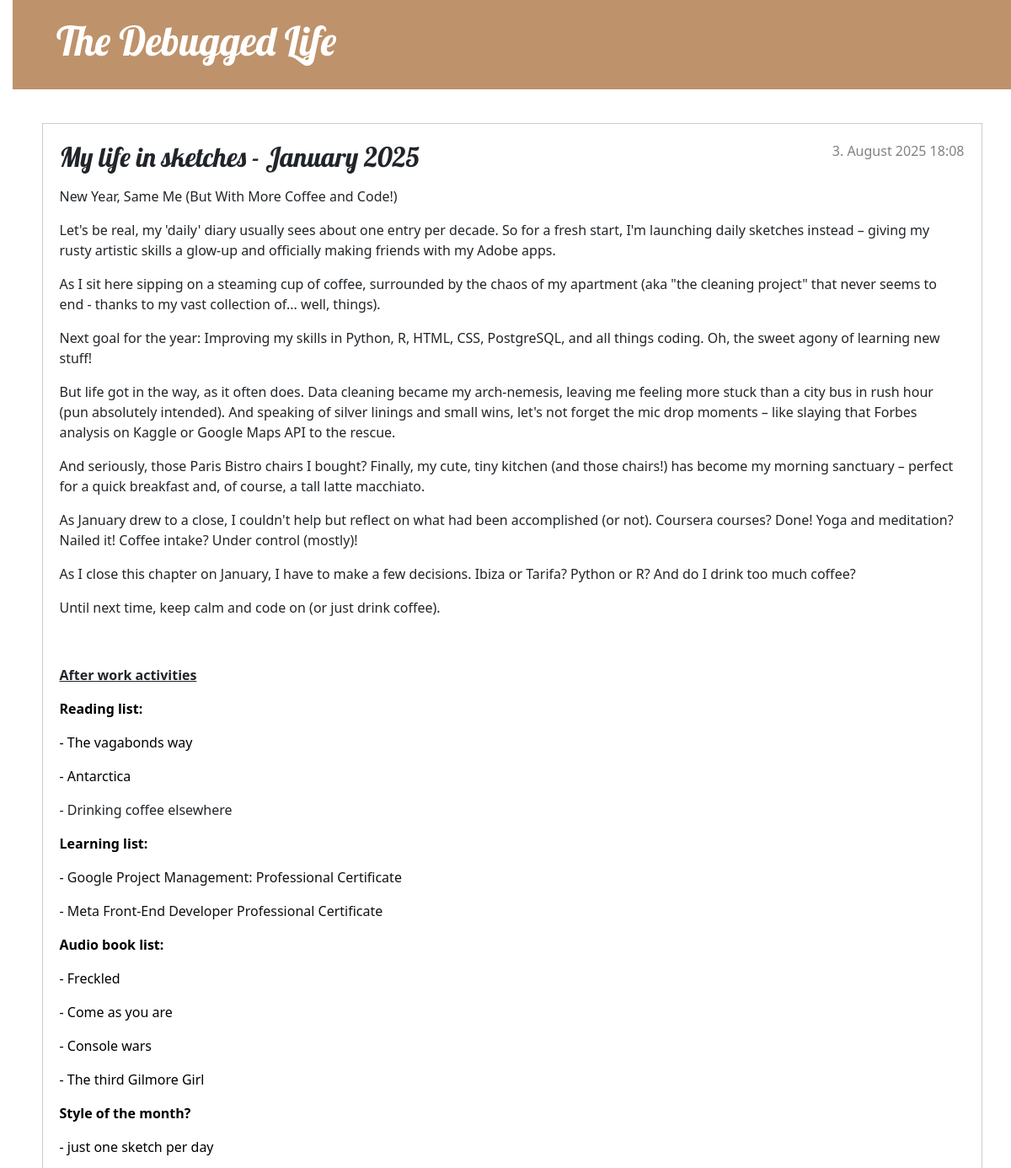
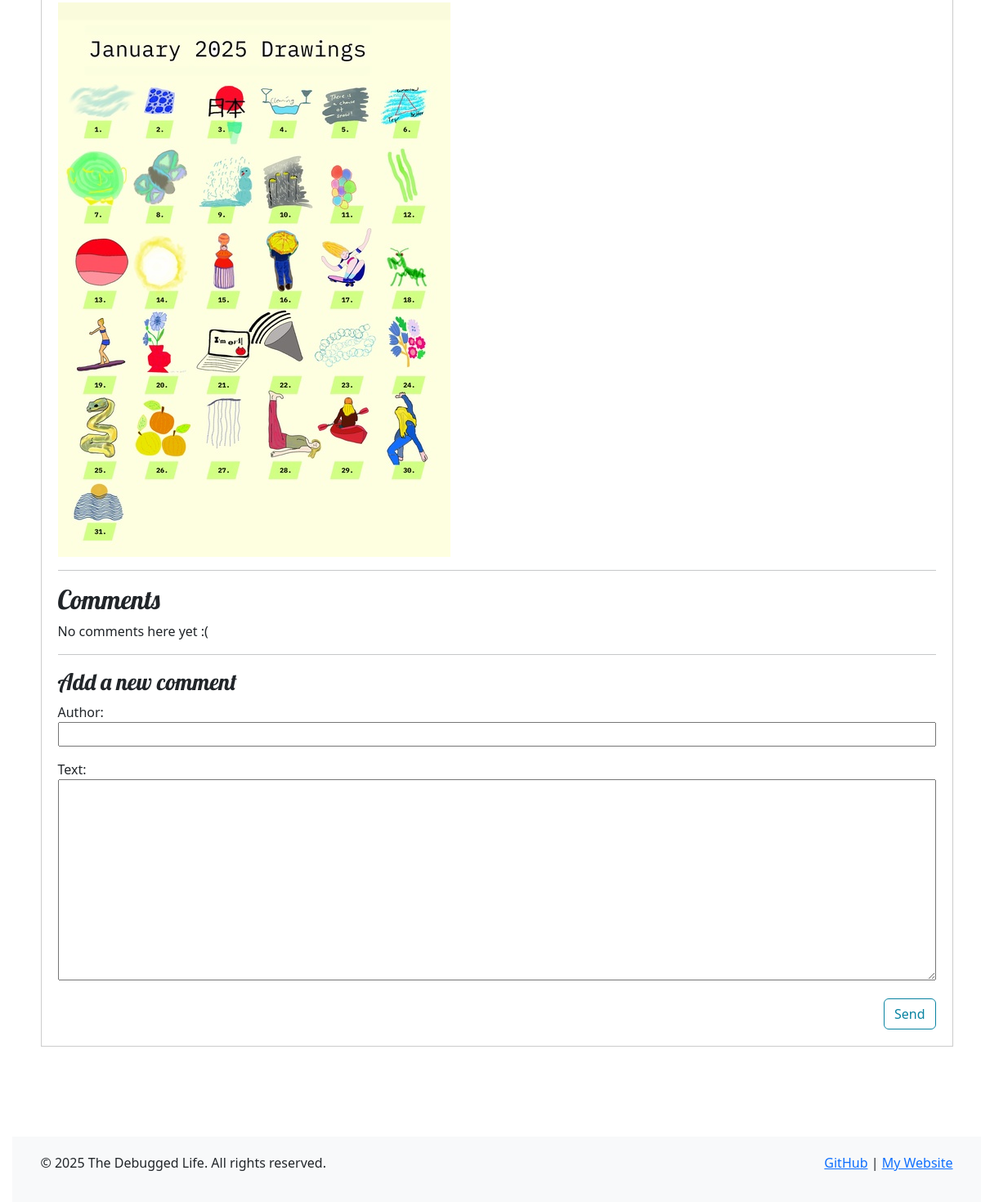
Screenshot of /post/12/ with the database file from the repository (2 pictures, top to bottom).
### blog/models.py (models this page shows, shortened)
class Post(models.Model):
    author = models.ForeignKey(settings.AUTH_USER_MODEL, on_delete=models.CASCADE)
    title = models.CharField(max_length=200)
    text = RichTextField()
    image = models.ImageField(upload_to='images/', blank=True, null=True)
    created_date = models.DateTimeField(default=timezone.now)
    published_date = models.DateTimeField(blank=True, null=True)

### blog/views.py (the view)
# urls.py: path('post/<int:pk>/', views.post_detail, name='post_detail'),
def post_detail(request, pk):
    post = get_object_or_404(Post, pk=pk)
    if request.method == "POST":
        form = CommentForm(request.POST)
        if form.is_valid():
            comment = form.save(commit=False)
            comment.post = post
            comment.save()
            send_mail(
                'New Comment on Your Blog Post',
                f'A new comment was posted on "{post.title}" by {comment.author}.\n\nRead it here: {request.build_absolute_uri()}',
                settings.EMAIL_HOST_USER, # Use the configured email address
                ['admin-email@example.com'], # Your email
                fail_silently=False,
            )
            return redirect('post_detail', pk=post.pk)
    else:
        form = CommentForm()
    return render(request, 'blog/post_detail.html', {'post': post, 'form': form})

### blog/forms.py
class CommentForm(forms.ModelForm):
    class Meta:
        model = Comment
        fields = ('author', 'text',)

### blog/templates/blog/post_detail.html (shortened to what this page needs)
{% extends 'blog/base.html' %}
{% block content %}
<article class="post">
    {% if post.published_date %}
    <time class="date">
        {{ post.published_date }}
    </time>
    {% endif %}
    <h2>{{ post.title }}</h2>
    <p>{{ post.text|safe }}</p>
    {% if post.image %}
    <img src="{{ post.image.url }}" alt="{{ post.title }}">
    {% endif %}
    <hr>
    <h2>Comments</h2>
    {% for comment in post.comments.all %}
        {% if user.is_authenticated or comment.approved_comment %}
        <div class="comment">
            <div class="date">
                {{ comment.created_date }}
                {% if user.is_authenticated %}
                    {% if not comment.approved_comment %}
                        <a class="btn btn-secondary" href="{% url 'comment_approve' pk=comment.pk %}">Approve</a>
                    {% endif %}
                    <a class="btn btn-secondary" href="{% url 'comment_remove' pk=comment.pk %}">Remove</a>
                {% endif %}
            </div>
            <strong>{{ comment.author }}</strong>
            <p>{{ comment.text|linebreaks }}</p>
        </div>
        {% endif %}
    {% empty %}
    <p>No comments here yet :(</p>
    {% endfor %}
    <hr>
    <h3>Add a new comment</h3>
    <form method="POST" class="post-form">{% csrf_token %}
        {{ form.as_p }}
        <button type="submit" class="save btn btn-secondary">Send</button>
    </form>
</article>
{% endblock %}

### blog/static/css/blog.css (style rules this page uses)
body { padding-left: 15px; }
h1, h2, h3, h4 { font-family: 'Lobster', cursive; }
.date { color: #828282; }
.save { float: right; }
.post-form textarea, .post-form input { width: 100%; }
.post { margin-bottom: 70px; border: 1px solid #ccc; padding: 20px; overflow: auto; }
.post > .date, .post > .actions { float: right; }
.btn-secondary, .btn-secondary:visited { color: #0883A1; background: none; border-color: #0883A1; margin-left: 15px; }

### rows the page displays
Post: published_date "3. August 2025 18:08", title "My life in sketches - January 2025", text "New Year, Same Me (But With More Coffee and Code!) Let's be real, my 'daily' diary usually sees about one entry per decade. So for a fresh start, I'm launching daily sketches instead – giving my rusty artistic skills a glow-up and officially making friends with my Adobe apps. As I sit here sipping on a steaming cup of coffee, surrounded by the chaos of my apartment (aka \"the cleaning project\" that never seems to end - thanks to my vast collection of... well, things). Next goal for the year: Improving my skills in Python, R, HTML, CSS, PostgreSQL, and all things coding. Oh, the sweet agony of learning new stuff! But life got in the way, as it often does. Data cleaning became my arch-nemesis,…", image (picture)
